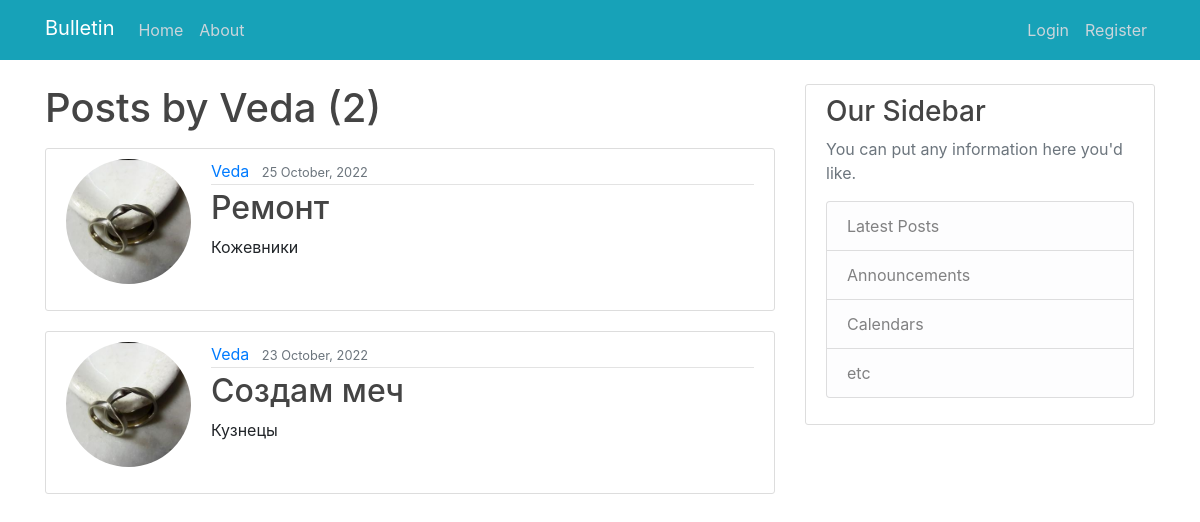
Screenshot of /user/Veda with the database file from the repository.
### myboardapp/models.py (models this page shows, shortened)
class Bulletin(models.Model):
    title = models.CharField(max_length=100, blank=True)
    author = models.ForeignKey(User, on_delete=models.CASCADE)
    content = models.TextField()
    file = models.FileField(upload_to='files/',
                                             blank=True,
                                             )
    bulletin_category = models.ForeignKey(CategoryModel, on_delete=models.CASCADE)
    date_created = models.DateTimeField(default=timezone.now)

class CategoryModel(models.Model):
    CHOISES = [
        ('Танки', "Танки"),
        ('Хилы', "Хилы"),
        ('ДД', "ДД"),
        ('Торговцы', "Торговцы"),
        ('Гилдмастеры', "Гилдмастеры"),
        ('Квестгиверы', "Квестгиверы"),
        ('Кузнецы', "Кузнецы"),
        ('Кожевники', "Кожевники"),
        ('Зельевары', "Зельевары"),
        ('Мастера заклинаний', "Мастера заклинаний"),
    ]
    category_name = models.CharField(max_length=255,
                                     choices=CHOISES,
                                     unique=True,
                                     )
    subscribers = models.ManyToManyField(User, null=True, blank=True, related_name='subscriber')
    def __str__(self):
        return f'{self.category_name}'
    """
    >>> from myboardapp.models import Bulletin
    >>> from myboardapp.models import CategoryModel
    >>> CategoryModel.objects.create(category_name = "Offer")
    <CategoryModel: Offer>
    """

### users/models.py (models this page shows, shortened)
class Profile(models.Model):
    user = models.OneToOneField(User, on_delete=models.CASCADE)
    image = models.ImageField(default='default.jpg', upload_to='profile_pics')

### myboardapp/views.py (the view)
# urls.py: path('user/<str:username>', UserPostListView.as_view(), name='user-posts'),
class UserPostListView(ListView):
    model = Bulletin
    template_name = 'myboardapp/user_posts.html'
    context_object_name = 'bulletins_0'
    ordering = ['-date_created']
    paginate_by = 2
    def get_queryset(self):
        user = get_object_or_404(User, username=self.kwargs.get('username'))
        return Bulletin.objects.filter(author=user).order_by('-date_created')

### myboardapp/templates/myboardapp/user_posts.html (shortened to what this page needs)
{% extends "myboardapp/base.html" %}
{% load static %}
{% block content %}
    <main role="main" class="container">
      <div class="row">
        <div class="col-md-8">
            <h1 class="mb-3">Posts by {{ view.kwargs.username }} ({{ page_obj.paginator.count }})</h1>
            {% for bulletin in bulletins_0 %}
                <article class="media content-section">
                    <img class="rounded-circle account-img" src="{{ bulletin.author.profile.image.url }}">
                    <div class="media-body">
                        <div class="article-metadata">
                      <a class="mr-2" href="{% url 'user-posts' bulletin.author.username %}">{{ bulletin.author }}</a>
                      <small class="text-muted">{{ bulletin.date_created|date:"d F, Y" }}</small>
                    </div>
                    <h2><a class="article-title" href="{% url 'bulletin-detail' bulletin.id %}">{{ bulletin.title }}</a></h2>
                    <p class="article-content">{{ bulletin.bulletin_category }}</p>
                  </div>
                </article>
            {% endfor %}
        </div>
        <div class="col-md-4">
          <div class="content-section">
            <h3>Our Sidebar</h3>
            <p class='text-muted'>You can put any information here you'd like.
              <ul class="list-group">
                <li class="list-group-item list-group-item-light">Latest Posts</li>
                <li class="list-group-item list-group-item-light">Announcements</li>
                <li class="list-group-item list-group-item-light">Calendars</li>
                <li class="list-group-item list-group-item-light">etc</li>
              </ul>
            </p>
          </div>
        </div>
      </div>
    </main>
{% endblock content %}

### myboardapp/templates/myboardapp/base.html (shortened to what this page needs)
{% load static %}
<!DOCTYPE html>
<html lang="en">
<head>
    <link rel="stylesheet" href="https://cdn.jsdelivr.net/npm/bootstrap@4.0.0/dist/css/bootstrap.min.css">
    <link rel="stylesheet" type="text/css" href="{% static 'myboardapp/mail.css' %}">
</head>
<body>
    <header class="site-header">
      <nav class="navbar navbar-expand-md navbar-dark bg-info">
        <div class="container">
          <a class="navbar-brand mb-1" href="{% url 'home' %}">Bulletin</a>
          <div class="collapse navbar-collapse" id="navbarToggle">
            <div class="navbar-nav mr-auto">
              <a class="nav-item nav-link" href="{% url 'home' %}">Home</a>
              <a class="nav-item nav-link" href="#">About</a>
            </div>
            <div class="navbar-nav">
                {% if user.is_authenticated %}
                <a class="nav-item nav-link" href="{% url 'user-posts' user.username %}">My Posts</a>
                <a class="nav-item nav-link" href="{% url 'comment_list' %}">Comments</a>
                <a class="nav-item nav-link" href="{% url 'bulletin-create' %}">New Post</a>
                <a class="nav-item nav-link" href="{% url 'profile' %}">Profile</a>
                <a class="nav-item nav-link" href="{% url 'logout' %}">Logout</a>
                {% else %}
                  <a class="nav-item nav-link" href="{% url 'login' %}">Login</a>
                  <a class="nav-item nav-link" href="{% url 'register' %}">Register</a>
                {% endif %}
            </div>
          </div>
        </div>
      </nav>
    </header>
    <br>
    {% block content %}{% endblock %}
</body>
</html>

### myboardapp/static/myboardapp/mail.css (style rules this page uses)
h1, h2, h3, h4, h5, h6 { color: #444444; }
ul { margin: 0; }
.site-header .navbar-nav .nav-link { color: #cbd5db; }
.content-section { background: #ffffff; padding: 10px 20px; border: 1px solid #dddddd; border-radius: 3px; margin-bottom: 20px; }
.article-title { color: #444444; }
.article-content { white-space: pre-line; }
.article-metadata { padding-bottom: 1px; margin-bottom: 4px; border-bottom: 1px solid #e3e3e3 }
.account-img { height: 125px; width: 125px; margin-right: 20px; margin-bottom: 16px; }

### rows the page displays
Bulletin: author.profile.image (picture), author "Veda", date_created "25 October, 2022", title "Ремонт", bulletin_category "Кожевники"
Bulletin: author.profile.image (picture), author "Veda", date_created "23 October, 2022", title "Создам меч", bulletin_category "Кузнецы"

### other values shown
{{ view.kwargs.username }} "Veda"
{{ page_obj.paginator.count }} "2"
